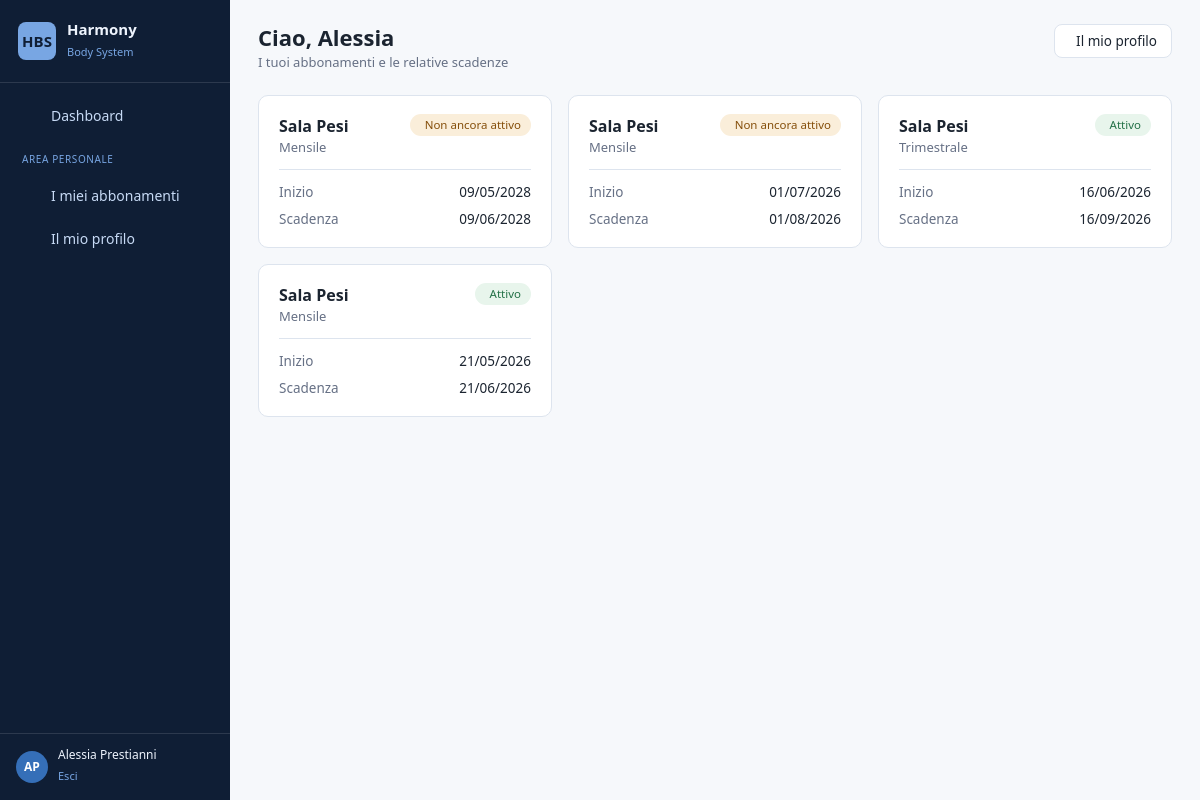
Page /dashboard/ (signed in) on the committed database.
### members/models.py (models this page shows, shortened)
class Member(AbstractUser):
    class Role(models.TextChoices):
        ADMIN = "ADMIN", _("Amministratore")
        STAFF = "STAFF", _("Segreteria")
        INSTRUCTOR = "INSTRUCTOR", _("Istruttore")
        MEMBER = "MEMBER", _("Socio")
    class Sex(models.TextChoices):
        MALE = "M", _("Maschio")
        FEMALE = "F", _("Femmina")
    role = models.CharField(
        _("Ruolo"), max_length=20, choices=Role.choices, default=Role.MEMBER
    )
    first_name = models.CharField(_("Nome"), max_length=150, blank=False)
    last_name = models.CharField(_("Cognome"), max_length=150, blank=False)
    email = models.EmailField(_("Email"), blank=True)
    card_number = models.CharField(
        _("Numero tessera"), max_length=30, unique=True, null=True, blank=True,
        help_text=_("Formato es. BS/23/00202"),
    )
    fiscal_code = models.CharField(_("Codice fiscale"), max_length=16, blank=True)
    sex = models.CharField(_("Sesso"), max_length=1, choices=Sex.choices, blank=True)
    date_of_birth = models.DateField(_("Data di nascita"), null=True, blank=True)
    birth_place = models.CharField(_("Luogo di nascita"), max_length=120, blank=True)
    phone_number = models.CharField(_("Cellulare"), max_length=20, blank=True)
    phone_home = models.CharField(_("Telefono casa"), max_length=20, blank=True)
    address = models.CharField(_("Indirizzo"), max_length=255, blank=True)
    residence_city = models.CharField(_("Comune di residenza"), max_length=120, blank=True)
    province = models.CharField(_("Provincia"), max_length=2, blank=True)
    postal_code = models.CharField(_("CAP"), max_length=5, blank=True)
    photo = models.ImageField(_("Foto"), upload_to="member_photos/", null=True, blank=True)
    notes = models.TextField(_("Note"), blank=True)
    registration_date = models.DateField(_("Data registrazione"), null=True, blank=True)
    is_dismissed = models.BooleanField(_("Dimesso / Cessato"), default=False)
    sector = models.ForeignKey(
        Sector, on_delete=models.SET_NULL, null=True, blank=True,
        related_name="members", verbose_name=_("Settore"),
    )
    instructor = models.ForeignKey(
        Instructor, on_delete=models.SET_NULL, null=True, blank=True,
        related_name="members", verbose_name=_("Insegnante tecnico"),
    )
    guardian = models.ForeignKey(
        "self", on_delete=models.SET_NULL, null=True, blank=True,
        related_name="dependents", verbose_name=_("Genitore / tutore"),
    )
    class Meta:
        verbose_name = _("Socio")
        verbose_name_plural = _("Soci")
        ordering = ["last_name", "first_name"]
    @property
    def is_office(self):
        return self.role in (self.Role.ADMIN, self.Role.STAFF) or self.is_staff

class Subscription(models.Model):
    class SubscriptionType(models.TextChoices):
        MONTHLY = 'MONTHLY', _('Mensile')
        QUARTERLY = 'QUARTERLY', _('Trimestrale')
        FOURMONTH = 'FOURMONTH', _('Quadrimestrale')
        SEMESTRAL = 'SEMESTRAL', _('Semestrale')
        ANNUAL = 'ANNUAL', _('Annuale')
    member = models.ForeignKey(
        Member, on_delete=models.CASCADE,
        related_name="subscriptions", verbose_name=_("Socio"),
    )
    subscription_type = models.CharField(
        max_length=20, choices=SubscriptionType.choices,
        verbose_name=_("Tipologia abbonamento"),
    )
    sector = models.ForeignKey(
        Sector, on_delete=models.PROTECT,
        related_name="subscriptions", verbose_name=_("Settore"),
        null=True, blank=True,
    )
    start_date = models.DateField(verbose_name=_("Data inizio"))
    end_date = models.DateField(verbose_name=_("Data fine"), null=True, blank=True)
    package = models.ForeignKey(
        'Package', on_delete=models.PROTECT,
        related_name="subscriptions", verbose_name=_("Pacchetto"),
        null=True, blank=True,   # nullable per non rompere i record esistenti
    )
    class Meta:
        verbose_name = _("Abbonamento")
        verbose_name_plural = _("Abbonamenti")
        ordering = ['-end_date']
    @property
    def status(self):
        today = timezone.now().date()
        if self.end_date and self.end_date < today:
            return "Scaduto"
        elif self.start_date > today:
            return "Non ancora attivo"
        return "Attivo"

class Sector(models.Model):
    name = models.CharField(_("Settore"), max_length=100, unique=True)
    is_active = models.BooleanField(_("Attivo"), default=True)
    class Meta:
        verbose_name = _("Settore")
        verbose_name_plural = _("Settori")
        ordering = ["name"]

### members/views.py (the view, shortened to what this page needs)
# urls.py: path('dashboard/', views.dashboard, name='dashboard'),
@login_required
def dashboard(request):
    user = request.user
    subscriptions = Subscription.objects.filter(member=user).order_by("-start_date")
    today = date.today()
    return render(request, "user_dashboard.html", {
        "member": user,
        "subscriptions": subscriptions,
        "today": today,
    })

### members/views.py (called while the page is built)
def _is_office(user):
    return user.is_staff or user.is_superuser or getattr(user, "is_office", False)

### templates/user_dashboard.html (shortened to what this page needs)
{% extends "base.html" %}
{% load static %}
{% block content %}
<div class="hbs-pagehead">
    <div>
        <h1>Ciao, {{ member.first_name|default:member.username }}</h1>
        <p class="hbs-pagehead__sub">I tuoi abbonamenti e le relative scadenze</p>
    </div>
    <div class="hbs-pagehead__actions">
        <a href="{% url 'members:profile' %}" class="hbs-btn hbs-btn--ghost">
             Il mio profilo
        </a>
    </div>
</div>
{% if subscriptions %}
<div class="row g-3">
    {% for sub in subscriptions %}
    <div class="col-md-6 col-lg-4">
        <div class="hbs-card" style="height:100%;">
            <div class="d-flex justify-content-between align-items-start" style="margin-bottom:12px;">
                <div>
                    <div style="font-size:16px; font-weight:600;">
                        {% if sub.sector %}{{ sub.sector.name }}{% else %}Abbonamento{% endif %}
                    </div>
                    <div style="font-size:13px; color:var(--hbs-text-soft);">{{ sub.get_subscription_type_display }}</div>
                </div>
                {% if sub.status == "Attivo" %}
                    <span class="hbs-badge hbs-badge--ok"> Attivo</span>
                {% elif sub.status == "Scaduto" %}
                    <span class="hbs-badge hbs-badge--danger"><i class="ti ti-circle-x"></i> Scaduto</span>
                {% else %}
                    <span class="hbs-badge hbs-badge--warn"> {{ sub.status }}</span>
                {% endif %}
            </div>
            <div style="border-top:1px solid var(--hbs-border); padding-top:12px; font-size:13.5px;">
                <div class="d-flex justify-content-between" style="margin-bottom:6px;">
                    <span style="color:var(--hbs-text-soft);">Inizio</span>
                    <span>{{ sub.start_date|date:"d/m/Y" }}</span>
                </div>
                <div class="d-flex justify-content-between">
                    <span style="color:var(--hbs-text-soft);">Scadenza</span>
                    <span style="font-weight:500; {% if sub.status == 'Scaduto' %}color:var(--hbs-danger-fg);{% endif %}">
                        {{ sub.end_date|date:"d/m/Y"|default:"—" }}
                    </span>
                </div>
            </div>
        </div>
    </div>
    {% endfor %}
</div>
{% endif %}
{% endblock %}

### templates/base.html (shortened to what this page needs)
{% load static %}
<!DOCTYPE html>
<html lang="it">
<head>
    <link href="https://cdn.jsdelivr.net/npm/bootstrap@5.3.3/dist/css/bootstrap.min.css" rel="stylesheet">
    <link rel="stylesheet" href="https://cdn.jsdelivr.net/npm/@tabler/icons-webfont@3.7.0/dist/tabler-icons.min.css">
    <link href="{% static 'css/theme.css' %}" rel="stylesheet">
</head>
<body>
{% if user.is_authenticated %}
<div class="hbs-shell">
    <aside class="hbs-sidebar" id="hbsSidebar">
        <a href="{% url 'dashboard' %}" class="hbs-brand">
            <span class="hbs-brand__logo">HBS</span>
            <span>
                <span class="hbs-brand__name d-block">Harmony</span>
                <span class="hbs-brand__sub">Body System</span>
            </span>
        </a>
        <nav class="hbs-nav">
            <a href="{% url 'dashboard' %}"
               class="hbs-nav__link {% if active_nav == 'dashboard' %}is-active{% endif %}">
                 Dashboard
            </a>
            {% if user.is_staff or user.is_superuser %}
                <div class="hbs-nav__section">Gestione</div>
                <a href="{% url 'members:subscription_status' %}"
                   class="hbs-nav__link {% if active_nav == 'subscriptions' %}is-active{% endif %}">
                    <i class="ti ti-calendar-event"></i> Abbonamenti
                </a>
                    <a href="{% url 'members:payment_all' %}"
                        class="hbs-nav__link {% if active_nav == 'payments' %}is-active{% endif %}">
                        <i class="ti ti-cash"></i> Pagamenti
                </a>
                <a href="{% url 'members:medical_certificate_status' %}"
                   class="hbs-nav__link {% if active_nav == 'certificates' %}is-active{% endif %}">
                    <i class="ti ti-stethoscope"></i> Certificati
                </a>
                <div class="hbs-nav__section">Amministrazione</div>
                <a href="{% url 'members:config_home' %}"
                   class="hbs-nav__link {% if active_nav == 'config' %}is-active{% endif %}">
                    <i class="ti ti-settings"></i> Configurazione
                </a>
                <a href="{% url 'admin:index' %}" class="hbs-nav__link">
                    <i class="ti ti-shield-lock"></i> Admin tecnico
                </a>
            {% else %}
                <div class="hbs-nav__section">Area personale</div>
                <a href="{% url 'dashboard' %}"
                   class="hbs-nav__link {% if active_nav == 'my_subscriptions' %}is-active{% endif %}">
                     I miei abbonamenti
                </a>
                <a href="{% url 'members:profile' %}"
                   class="hbs-nav__link {% if active_nav == 'profile' %}is-active{% endif %}">
                     Il mio profilo
                </a>
            {% endif %}
        </nav>
        <div class="hbs-userbox">
            <span class="hbs-userbox__avatar">{{ user.first_name|first|upper }}{{ user.last_name|first|upper }}</span>
            <span>
                <span class="hbs-userbox__name d-block">{{ user.get_full_name|default:user.username }}</span>
                <form method="post" action="{% url 'logout' %}" style="margin:0;">
                    <button type="submit" class="hbs-userbox__link" style="background:none; border:none; padding:0; cursor:pointer;">
                         Esci
                    </button>
                </form>
            </span>
        </div>
    </aside>
    <div class="hbs-main">
        {% block content %}{% endblock %}
    </div>
</div>
{% else %}
    {% block fullscreen %}{% endblock %}
{% endif %}
</body>
</html>

### static/css/theme.css (style rules this page uses)
:root { --hbs-green-900: #0F1E35; --hbs-green-800: #183256; --hbs-green-700: #24508A; --hbs-green-600: #356FB8; --hbs-green-400: #78A6E3; --hbs-green-100: #C7DAF5; --hbs-green-050: #EEF4FD; --hbs-success-bg: #E8F5EC; --hbs-success-fg: #247248; --hbs-danger-bg: #FCEBEB; --hbs-danger-fg: #A32D2D; --hbs-warning-bg: #FAEEDA; --hbs-warning-fg: #854F0B; --hbs-muted-bg: #F2F4F7; --hbs-muted-fg: #6A7280; --hbs-bg: #F6F8FB; --hbs-surface: #FFFFFF; --hbs-border: #DDE4EE; --hbs-text: #1B2430; --hbs-text-soft: #667085; --hbs-sidebar-w: 230px; --hbs-radius: 10px; --hbs-radius-sm: 8px; --bs-primary: var(--hbs-green-700); --bs-primary-rgb: 36, 80, 138; --bs-link-color: var(--hbs-green-700); --bs-link-hover-color: var(--hbs-green-800); --bs-body-bg: var(--hbs-bg); --bs-body-color: var(--hbs-text); --bs-border-color: var(--hbs-border); }
* { box-sizing: border-box; }
body { margin: 0; background: var(--hbs-bg); color: var(--hbs-text); font-family: system-ui, -apple-system, "Segoe UI", Roboto, sans-serif; -webkit-font-smoothing: antialiased; }
.hbs-shell { display: flex; min-height: 100vh; }
.hbs-sidebar { width: var(--hbs-sidebar-w); flex-shrink: 0; background: var(--hbs-green-900); color: var(--hbs-green-050); display: flex; flex-direction: column; position: sticky; top: 0; height: 100vh; }
.hbs-brand { display: flex; align-items: center; gap: 11px; padding: 20px 18px; border-bottom: 1px solid rgba(255, 255, 255, 0.12); text-decoration: none; }
.hbs-brand__logo { width: 38px; height: 38px; border-radius: var(--hbs-radius-sm); background: var(--hbs-green-400); color: var(--hbs-green-900); display: flex; align-items: center; justify-content: center; font-weight: 700; font-size: 15px; flex-shrink: 0; }
.hbs-brand__name { color: var(--hbs-green-050); font-size: 15px; font-weight: 600; line-height: 1.2; }
.hbs-brand__sub { color: var(--hbs-green-400); font-size: 11px; }
.hbs-nav { padding: 12px 10px; display: flex; flex-direction: column; gap: 2px; overflow-y: auto; }
.hbs-nav__section { font-size: 10px; text-transform: uppercase; letter-spacing: .06em; color: var(--hbs-green-400); padding: 14px 12px 6px; }
.hbs-nav__link { display: flex; align-items: center; gap: 11px; padding: 10px 12px; border-radius: var(--hbs-radius-sm); color: var(--hbs-green-100); text-decoration: none; font-size: 14px; transition: background .12s ease, color .12s ease; }
.hbs-userbox { margin-top: auto; padding: 14px 16px; border-top: 1px solid rgba(255, 255, 255, 0.12); display: flex; align-items: center; gap: 10px; }
.hbs-userbox__avatar { width: 32px; height: 32px; border-radius: 50%; background: var(--hbs-green-600); color: #fff; display: flex; align-items: center; justify-content: center; font-size: 12px; font-weight: 600; flex-shrink: 0; }
.hbs-userbox__name { color: var(--hbs-green-050); font-size: 12px; line-height: 1.2; }
.hbs-userbox__link { color: var(--hbs-green-400); font-size: 11px; text-decoration: none; }
.hbs-main { flex: 1; min-width: 0; padding: 24px 28px 40px; }
.hbs-pagehead { display: flex; justify-content: space-between; align-items: flex-start; gap: 16px; margin-bottom: 22px; flex-wrap: wrap; }
.hbs-pagehead h1 { font-size: 22px; font-weight: 600; margin: 0; }
.hbs-pagehead__sub { font-size: 13px; color: var(--hbs-text-soft); margin: 3px 0 0; }
.hbs-pagehead__actions { display: flex; gap: 8px; flex-wrap: wrap; }
.hbs-card { background: var(--hbs-surface); border: 1px solid var(--hbs-border); border-radius: var(--hbs-radius); padding: 18px 20px; }
.hbs-badge { display: inline-flex; align-items: center; gap: 5px; font-size: 11.5px; font-weight: 500; padding: 3px 10px; border-radius: 999px; line-height: 1.4; }
.hbs-badge--ok { background: var(--hbs-success-bg); color: var(--hbs-success-fg); }
.hbs-badge--warn { background: var(--hbs-warning-bg); color: var(--hbs-warning-fg); }
.hbs-btn { display: inline-flex; align-items: center; gap: 7px; font-size: 13.5px; font-weight: 500; padding: 8px 14px; border-radius: var(--hbs-radius-sm); border: 1px solid transparent; cursor: pointer; text-decoration: none; transition: background .12s ease, border-color .12s ease; line-height: 1.2; }
.hbs-btn--ghost { background: var(--hbs-surface); color: var(--hbs-text); border-color: var(--hbs-border); }

### rows in the picture
Member: first_name|first "A", last_name|first "P", get_full_name "Alessia Prestianni", first_name "Alessia"
Subscription: sector.name "Sala Pesi", subscription_type "Mensile", status "Non ancora attivo", start_date "09/05/2028", end_date "09/06/2028"
Subscription: sector.name "Sala Pesi", subscription_type "Mensile", status "Non ancora attivo", start_date "01/07/2026", end_date "01/08/2026"
Subscription: sector.name "Sala Pesi", subscription_type "Trimestrale", shows "Attivo", start_date "16/06/2026", end_date "16/09/2026"
Subscription: sector.name "Sala Pesi", subscription_type "Mensile", shows "Attivo", start_date "21/05/2026", end_date "21/06/2026"
